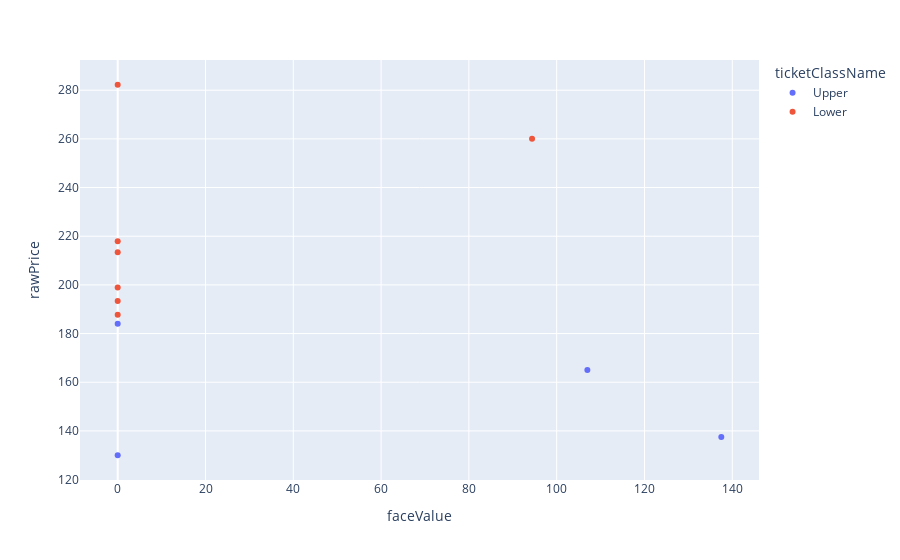

This figure's notebook cell:
### Code cell
display(tickets['rawPrice'].describe())

px.scatter(
    tickets[['ticketClassName','rawPrice','faceValue']].dropna(),
    x='faceValue',
    y='rawPrice',
    color='ticketClassName'
)

### Figure 1 — Plotly figure (JSON) as saved in the notebook; plotly's stock layout.template omitted (floating-point values rounded to 4 significant figures)
{"data": [{"hovertemplate": "ticketClassName=Upper<br>faceValue=%{x}<br>rawPrice=%{y}<extra></extra>", "legendgroup": "Upper", "marker": {"color": "#636efa", "symbol": "circle"}, "mode": "markers", "name": "Upper", "orientation": "v", "showlegend": true, "type": "scatter", "x": [0, 137.5, 107.0, 0], "xaxis": "x", "y": [130, 137.5, 165, 184.1], "yaxis": "y"}, {"hovertemplate": "ticketClassName=Lower<br>faceValue=%{x}<br>rawPrice=%{y}<extra></extra>", "legendgroup": "Lower", "marker": {"color": "#EF553B", "symbol": "circle"}, "mode": "markers", "name": "Lower", "orientation": "v", "showlegend": true, "type": "scatter", "x": [0, 0, 0, 0, 0, 94.39, 0], "xaxis": "x", "y": [187.7, 193.4, 199.0, 213.4, 217.9, 260, 282.2], "yaxis": "y"}], "layout": {"legend": {"title": {"text": "ticketClassName"}, "tracegroupgap": 0}, "margin": {"t": 60}, "xaxis": {"anchor": "y", "domain": [0, 1], "title": {"text": "faceValue"}}, "yaxis": {"anchor": "x", "domain": [0, 1], "title": {"text": "rawPrice"}}}}
